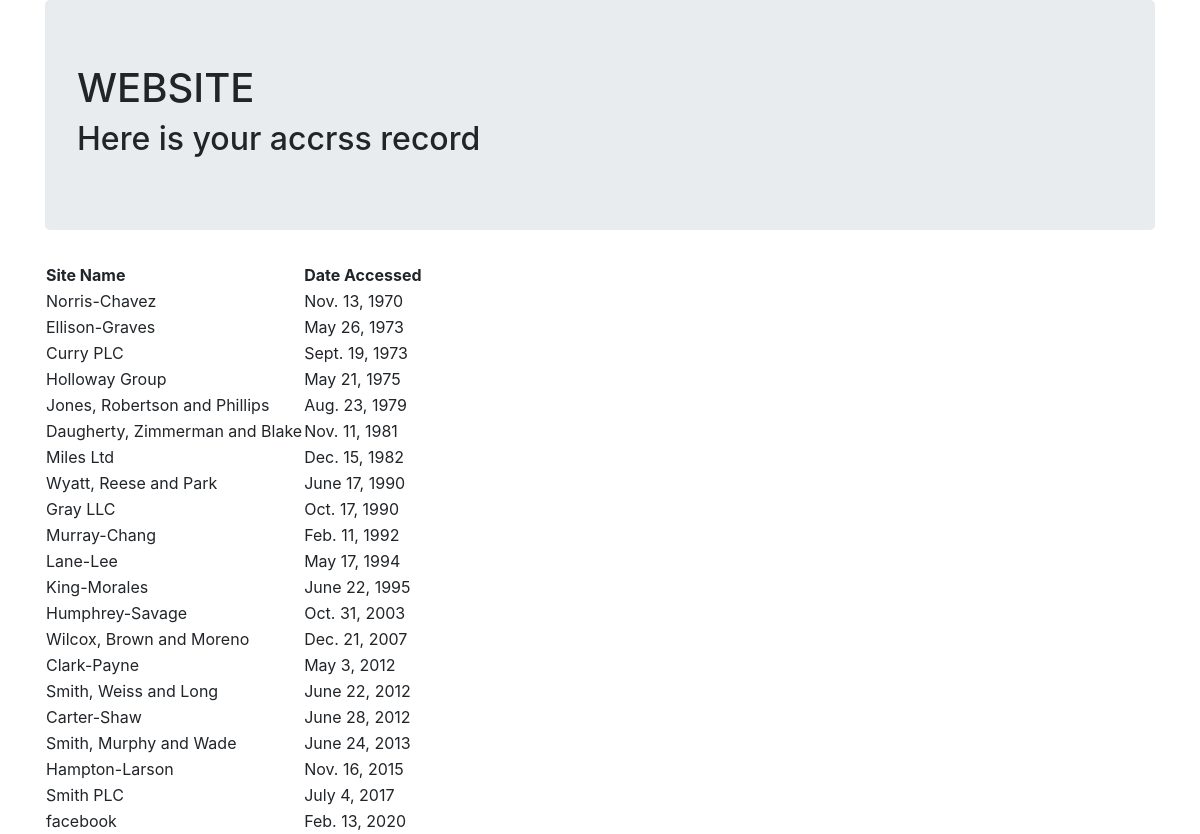
/about, run on the app's committed database.
### first_app/models.py (models this page shows, shortened)
class AccessRecord(models.Model):
    name = models.ForeignKey(WebPage,on_delete=models.CASCADE)
    date = models.DateField()

class WebPage(models.Model):
    topic = models.ForeignKey(Topic,on_delete=models.CASCADE)
    name = models.CharField(max_length=100, unique=True)
    urls = models.URLField(unique=True)
    def __str__(self):
        return self.name

### first_app/views.py (the view)
# urls.py: path('about', views.about, name="about"),
def about(request):
    web_page = md.AccessRecord.objects.order_by('date')
    my_dict = {'access_record': web_page}
    return render(request,"first_app/about.html",context=my_dict)

### templates/first_app/about.html (shortened to what this page needs)
<!DOCTYPE html> {% load static %}
<html lang="en">
<head>
    <link rel="stylesheet" href="https://maxcdn.bootstrapcdn.com/bootstrap/4.0.0/css/bootstrap.min.css">
</head>
<body>
    <div class="container">
        <div class="jumbotron">
            <h1> WEBSITE </h1>
            <h2>Here is your accrss record</h2>
        </div>
        <div class="django">
            {% if access_record %}
            <table>
                <thead>
                    <th>Site Name</th>
                    <th>Date Accessed</th>
                </thead>
                {% for acc in access_record %}
                <tr>
                    <td>{{ acc.name }}</td>
                    <td>{{ acc.date }}</td>
                </tr>
                {% endfor %}
            </table>
            {% else %}
            <p> NO ACCESS RECORD FOUND!</p>
            {% endif %}
        </div>
    </div>
</body>
</html>

### data on the page
AccessRecord: name "Norris-Chavez", date "Nov. 13, 1970"
AccessRecord: name "Ellison-Graves", date "May 26, 1973"
AccessRecord: name "Curry PLC", date "Sept. 19, 1973"
AccessRecord: name "Holloway Group", date "May 21, 1975"
AccessRecord: name "Jones, Robertson and Phillips", date "Aug. 23, 1979"
AccessRecord: name "Daugherty, Zimmerman and Blake", date "Nov. 11, 1981"
AccessRecord: name "Miles Ltd", date "Dec. 15, 1982"
AccessRecord: name "Wyatt, Reese and Park", date "June 17, 1990"
AccessRecord: name "Gray LLC", date "Oct. 17, 1990"
AccessRecord: name "Murray-Chang", date "Feb. 11, 1992"
AccessRecord: name "Lane-Lee", date "May 17, 1994"
AccessRecord: name "King-Morales", date "June 22, 1995"
AccessRecord: name "Humphrey-Savage", date "Oct. 31, 2003"
AccessRecord: name "Wilcox, Brown and Moreno", date "Dec. 21, 2007"
AccessRecord: name "Clark-Payne", date "May 3, 2012"
AccessRecord: name "Smith, Weiss and Long", date "June 22, 2012"
AccessRecord: name "Carter-Shaw", date "June 28, 2012"
AccessRecord: name "Smith, Murphy and Wade", date "June 24, 2013"
AccessRecord: name "Hampton-Larson", date "Nov. 16, 2015"
AccessRecord: name "Smith PLC", date "July 4, 2017"
AccessRecord: name "facebook", date "Feb. 13, 2020"
